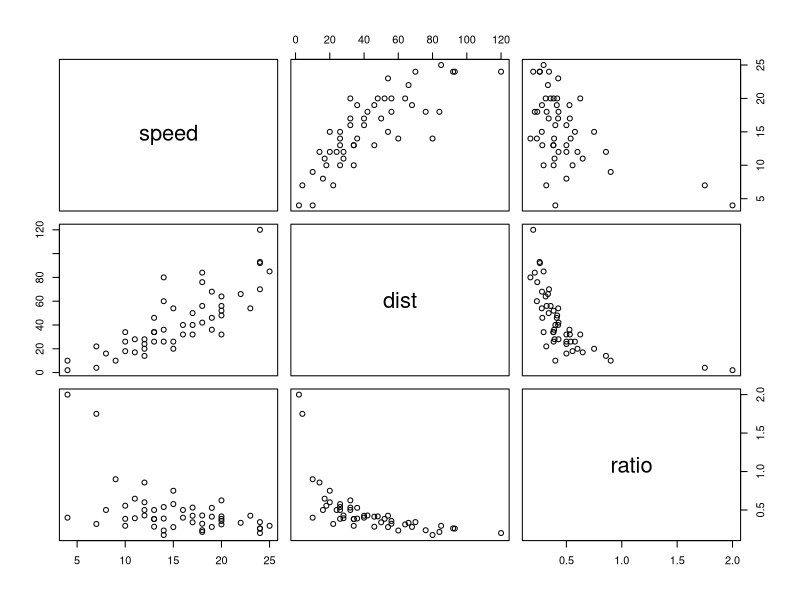

This figure's R source: (Note: this script raises an error after producing the figure.)
a <- 1+1

cars

mycars <- cars
mycars * 2
mycars$speed
mycars$ratio <- mycars$speed / mycars$dist

plot(mycars)

plot

ls()

riv <- riversc
hist(riv)

b <- c(1,2,7,8)

